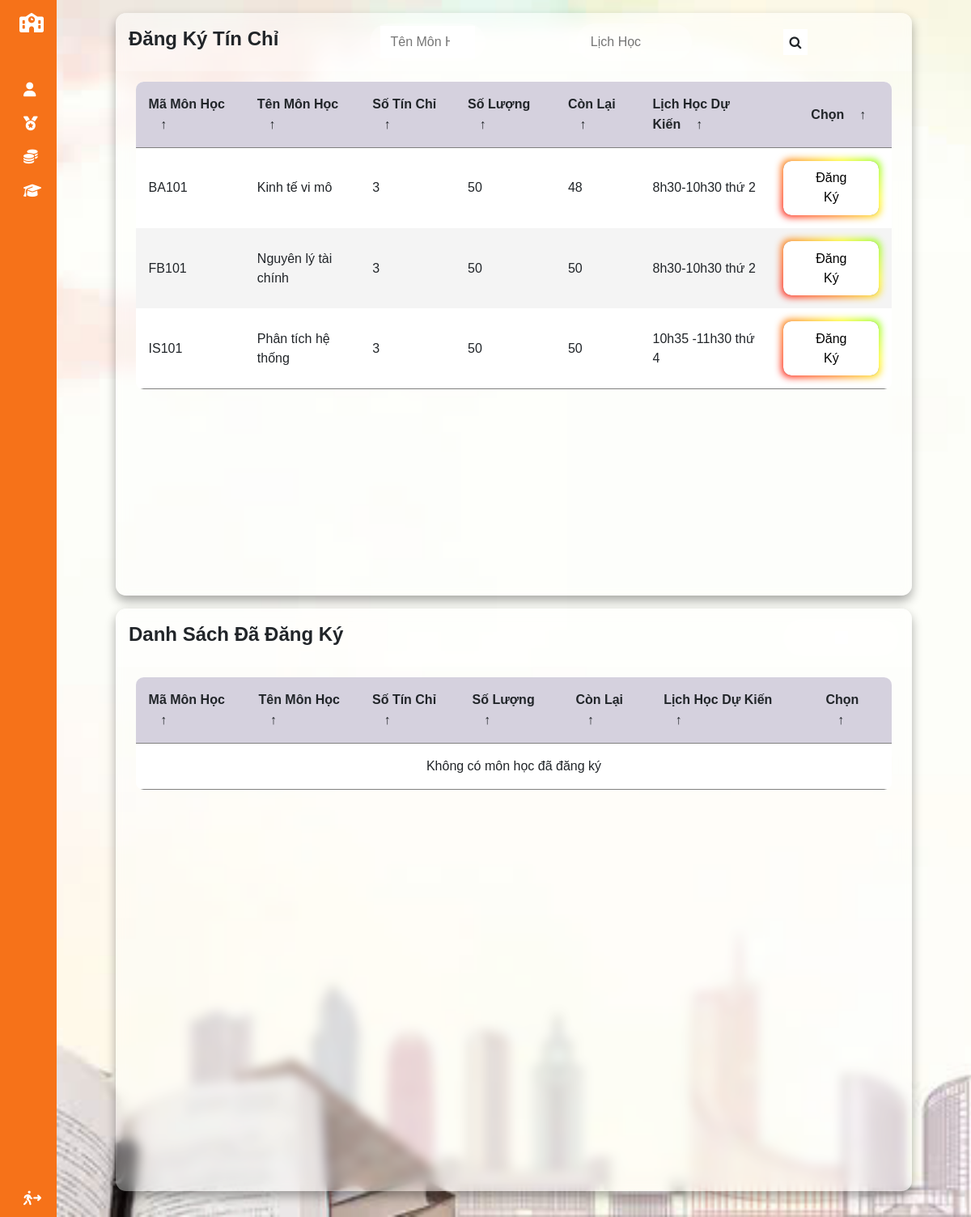
The app's page /SVdktinchi (signed in) with its own data.
### tables this page shows
CREATE TABLE `lich_hoc` (
  `id_lich_hoc` int(11) NOT NULL,
  `ma_mon_hoc` varchar(10) NOT NULL,
  `so_luong` int(11) NOT NULL,
  `so_luong_toi_da` int(11) DEFAULT NULL,
  `lich_hoc` varchar(255) DEFAULT NULL,
  `trang_thai` varchar(255) DEFAULT NULL
);

CREATE TABLE `mon_hoc` (
  `ma_mon` varchar(10) NOT NULL,
  `ten_mon` varchar(100) NOT NULL,
  `ma_nganh` int(11) NOT NULL,
  `so_tin_chi` int(11) DEFAULT NULL,
  `so_tiet` int(11) DEFAULT NULL
);

### MVC/Core/controller.php (called while the page is built, shortened)
<?php
class controller{
    public function model($model){
        return new $model;
    }
    public function view($view,$data=[]){
        include_once './MVC/Views/'.$view.'.php';
    }
}
?>

### MVC/Controllers/svdktinchi.php (called while the page is built, shortened)
<?php
class Svdktinchi extends controller{
    private $svdktinchi;
    function __construct()
    {
        $this->svdktinchi=$this->model('svdktinchi_m');
    }
    function Get_data(){
        $id=$_SESSION['ma_tai_khoan'];
        $svdktin=$this->svdktinchi->tinchi_ins($id);
       $svddk=$this->svdktinchi->ddk_ins($id);
        $this->view('Masterlayout',['page'=>'SVdktinchi_v', 'dulieu'=>$svdktin,'dulieu2'=>$svddk]);
    }
}
?>

### MVC/Core/app.php (called while the page is built, shortened)
<?php
class app{
    protected $action='Get_data';
    function __construct()
    {
       $arr=$this->processURL();
      if($arr!=null){
        if(file_exists('./MVC/Controllers/'.$arr[0].'.php')){
            unset($arr[0]);
        }
      }
      $this->controller=new $this->controller;
      $this->param=$arr?array_values($arr):[];
      call_user_func_array([$this->controller,$this->action],$this->param);
    }
    function processURL(){
        if(isset($_GET['url'])){
         return explode('/', filter_var( trim($_GET['url']),FILTER_DEFAULT));
        }
    }
}
?>

### index.php (called while the page is built, shortened)
<?php
 $myapp =new app();
?>

### MVC/Core/connectDB.php (called while the page is built, shortened)
<?php
class connectDB {
    function __construct()
    {
       $this->con=mysqli_connect('localhost','root','','qlhssv') ;
    }
}
?>

### MVC/Models/svdktinchi_m.php (called while the page is built, shortened)
<?php
class svdktinchi_m extends connectDB{
    function tinchi_ins($ma_sinh_vien){
        $sql="SELECT
        lh.id_lich_hoc,
    mh.ma_mon AS ma_mon_hoc,
    mh.ten_mon AS ten_mon_hoc,
    mh.so_tin_chi,
    dk.ma_dang_ky,
    dk.trang_thai AS trang_thai_dang_ky,
    lh.so_luong_toi_da,
    (lh.so_luong_toi_da - COUNT(dk2.ma_sinh_vien)) AS con_lai,
    lh.lich_hoc AS lich_hoc_du_kien
FROM
    mon_hoc AS mh
LEFT JOIN
    dang_ky_mon_hoc AS dk
ON
    mh.ma_mon = dk.ma_mon AND dk.ma_sinh_vien = '$ma_sinh_vien'
LEFT JOIN
    lich_hoc AS lh
ON
    mh.ma_mon = lh.ma_mon_hoc
LEFT JOIN
    dang_ky_mon_hoc AS dk2
ON
    mh.ma_mon = dk2.ma_mon
    WHERE lh.trang_thai = N'Đang Mở'
GROUP BY
    mh.ma_mon,
    mh.ten_mon,
    mh.so_tin_chi,
    dk.ma_dang_ky,
    dk.trang_thai,
    lh.so_luong_toi_da,
    lh.lich_hoc;
 ";
         return mysqli_query($this->con,$sql);
    }
}
?>

### MVC/Views/Pages/SVdktinchi_v.php (the view, shortened to what this page needs)
<!DOCTYPE html>
<html lang="en">
<head>
    <link rel="stylesheet" href="https://cdnjs.cloudflare.com/ajax/libs/font-awesome/4.7.0/css/font-awesome.min.css">
    <link rel="stylesheet" href="http://localhost/qlhs/Public/CSS/button.css">
    <link rel="stylesheet" type="text/css" href="http://localhost/qlhs/Public/CSS/styleDT.css">
</head>
<body style="display: block;">
    <div class="table-wrapper">
    <main class="table" id="customers_table">
        <section class="table__header">
            <h1>Đăng Ký Tín Chỉ</h1>
            <div class="input-group">
            <form action="http://localhost/QLHS/Svdktinchi/timkiem" method="post">
                <input type="search" placeholder="Tên Môn Học" name="txtTimkiemmonhoc" value="<?php if(isset($data['ten_mon'])) echo $data['ten_mon_hoc']?>">
            </div>
            <div class="input-group">
                <input type="search" placeholder="Lịch Học" name="txtTimkiemlichhoc" value="<?php if(isset($data['lich_hoc_du_kien'])) echo $data['lich_hoc_du_kien']?>">
            </div>
            <button style="border: none; background: transparent;" type="submit" name="btnTimkiemtin"><i class="fa fa-search" ></i></button>
        </section>
        <section class="table__body">
            <table>
                <thead>
                    <tr>
                        <th> Mã Môn Học <span class="icon-arrow">&UpArrow;</span></th>
                        <th> Tên Môn Học <span class="icon-arrow">&UpArrow;</span></th>
                        <th> Số Tín Chỉ <span class="icon-arrow">&UpArrow;</span></th>
                        <th> Số Lượng <span class="icon-arrow">&UpArrow;</span></th>
                        <th> Còn Lại <span class="icon-arrow">&UpArrow;</span></th>
                        <th> Lịch Học Dự Kiến <span class="icon-arrow">&UpArrow;</span></th>
                        <th style="padding-left:50px"> Chọn <span class="icon-arrow">&UpArrow;</span></th>
                    </tr>
                </thead>
                <tbody>
    <?php
    if (isset($data['dulieu']) && mysqli_num_rows($data['dulieu']) > 0) {
        while ($row = mysqli_fetch_assoc($data['dulieu'])) {
            ?>
            <tr>
                <td>
                    <?php echo $row['ma_mon_hoc']; ?>
                </td>
                <td>
                    <?php echo $row['ten_mon_hoc']; ?>
                </td>
                <td>
                    <?php echo $row['so_tin_chi']; ?>
                </td>
                <td>
                    <?php echo $row['so_luong_toi_da']; ?>
                </td>
                <td>
                    <?php echo $row['con_lai']; ?>
                </td>
                <td>
                    <?php echo $row['lich_hoc_du_kien']; ?>
                </td>
                <td class="btn_cn">
                    <?php if (isset($row['trang_thai_dang_ky']) && trim($row['trang_thai_dang_ky']) == 'Đang Chờ Duyệt') : ?>
                        <button class="button-85" disabled style="background-color: gray; cursor: not-allowed;">Đã đăng ký</button>
                    <?php elseif (isset($row['con_lai']) && trim($row['con_lai']) == 0) : ?>
                        <button class="button-85" disabled style="background-color: gray; cursor: not-allowed;">Đã Hết Chỗ</button>
                    <?php else : ?>
                        <form action="http://localhost/QLHS/svdktinchi/dk" method="post">
                            <button class="button-85" onclick="return confirm('Bạn có chắc muốn Đăng Ký không ?')" role="button">Đăng Ký</button>
                        </form>
                    <?php endif; ?>
                </td>
            </tr>
            <?php
        }
    }
    ?>
</tbody>
            </table>
        </section>
    </main>
    </div>
    <div class="table-wrapper">
    <main class="table" id="customers_table">
        <section class="table__header">
            <h1>Danh Sách Đã Đăng Ký</h1>
            <div class="input-group">
            <div >
            </div>
        </section>
        <section class="table__body">
            <table>
                <thead>
                    <tr>
                        <th> Mã Môn Học <span class="icon-arrow">&UpArrow;</span></th>
                        <th> Tên Môn Học <span class="icon-arrow">&UpArrow;</span></th>
                        <th> Số Tín Chỉ <span class="icon-arrow">&UpArrow;</span></th>
                        <th> Số Lượng <span class="icon-arrow">&UpArrow;</span></th>
                        <th> Còn Lại <span class="icon-arrow">&UpArrow;</span></th>
                        <th> Lịch Học Dự Kiến <span class="icon-arrow">&UpArrow;</span></th>
                        <th style="padding-left:50px"> Chọn <span class="icon-arrow">&UpArrow;</span></th>
                    </tr>
                </thead>
                <tbody>
    <?php
        if (isset($data['dulieu2']) && mysqli_num_rows($data['dulieu2']) > 0) {
            $i = 0;
            while ($row = mysqli_fetch_assoc($data['dulieu2'])) {
                ?>
                <tr>
                    <td><?php echo $row['ma_mon_hoc'] ?></td>
                    <td><?php echo $row['ten_mon_hoc'] ?></td>
                    <td><?php echo $row['so_tin_chi'] ?></td>
                    <td><?php echo $row['so_luong_toi_da'] ?></td>
                    <td><?php echo $row['con_lai'] ?></td>
                    <td><?php echo $row['lich_hoc_du_kien'] ?></td>
                    <td class="btn_cn">
                        <form action="http://localhost/qlhs/SVdktinchi/xoa/<?php echo $row['ma_dang_ky'] ?>" method="post">
                            <button class="button-85" onclick="return confirm('Bạn có chắc muốn xóa')" role="button">Xóa</button>
                        </form>
                    </td>
                </tr>
                <?php
            }
        } else {
            ?>
            <tr id="no-data-row">
                <td colspan="7" style="text-align: center;">Không có môn học đã đăng ký</td>
            </tr>
            <?php
        }
    ?>
</tbody>
            </table>
        </section>
    </main>
    </div>
</body>
</html>

### Public/CSS/layout.css (style rules this page uses)
h1 { font-weight: 600; font-size: 1.5rem; }
body { font-family: 'Poppins', sans-serif; }

### Public/CSS/button.css (style rules this page uses)
.button-85 { padding: 0.6em 2em; border: none; outline: none; color: black; background: #111; cursor: pointer; position: relative; z-index: 0; border-radius: 10px; user-select: none; -webkit-user-select: none; touch-action: manipulation; }
.button-85:before { content: ""; background: linear-gradient( 45deg, #ff0000, #ff7300, #fffb00, #48ff00, #00ffd5, #002bff, #7a00ff, #ff00c8, #ff0000 ); position: absolute; top: -2px; left: -2px; background-size: 400%; z-index: -1; filter: blur(5px); -webkit-filter: blur(5px); width: calc(100% + 4px); height: calc(100% + 4px); animation: glowing-button-85 20s linear infinite; transition: opacity 0.3s ease-in-out; border-radius: 10px; }
.button-85:after { z-index: -1; content: ""; position: absolute; width: 100%; height: 100%; background: #fff; left: 0; top: 0; border-radius: 10px; }

### Public/CSS/styleDT.css (style rules this page uses)
* { margin: 0; padding: 0; box-sizing: border-box; font-family: sans-serif; }
body { min-height: 100vh; display: flex; justify-content: center; align-items: center; }
.btn_cn { display: flex; margin: 0; }
main.table { width: 82vw; height: 90vh; background-color: #fff5; backdrop-filter: blur(7px); box-shadow: 0 .4rem .8rem #0005; border-radius: .8rem; overflow: hidden; }
.table__header { width: 100%; height: 10%; background-color: #fff4; padding: .8rem 1rem; display: flex; justify-content: space-between; align-items: center; }
.table__header .input-group { width: 15%; height: 100%; background-color: #fff5; padding: 0 .8rem; border-radius: 2rem; display: flex; justify-content: center; align-items: center; transition: .2s; }
.table__header .input-group input { width: 100%; padding: 0 .5rem 0 .3rem; background-color: transparent; border: none; outline: none; }
.table__body { width: 95%; max-height: calc(89% - 1.6rem); background-color: #fffb; margin: .8rem auto; border-radius: .6rem; overflow: auto; overflow: overlay; }
table { width: 100%; }
table, th, td { border-collapse: collapse; padding: 1rem; text-align: left; }
thead th { position: sticky; top: 0; left: 0; background-color: #d5d1defe; cursor: pointer; text-transform: capitalize; }
tbody tr:nth-child(even) { background-color: #0000000b; }
tbody tr { --delay: .1s; transition: .5s ease-in-out var(--delay), background-color 0s; }
tbody tr td, tbody tr td p, tbody tr td img { transition: .2s ease-in-out; }
thead th span.icon-arrow { display: inline-block; width: 1.3rem; height: 1.3rem; border-radius: 50%; border: 1.4px solid transparent; text-align: center; font-size: 1rem; margin-left: .5rem; transition: .2s ease-in-out; }

### MVC/Views/Pages/SVdktinchi_v.php (style rules this page uses)
.btn_cn { display: flex; margin: 0; }

### records on screen
lich_hoc: ma_mon_hoc.ma_mon "BA101", ma_mon_hoc.ten_mon "Kinh tế vi mô", ma_mon_hoc.so_tin_chi "3", so_luong_toi_da "50", con_lai "48", lich_hoc "8h30-10h30 thứ 2"
lich_hoc: ma_mon_hoc.ma_mon "FB101", ma_mon_hoc.ten_mon "Nguyên lý tài chính", ma_mon_hoc.so_tin_chi "3", so_luong_toi_da "50", con_lai "50", lich_hoc "8h30-10h30 thứ 2"
lich_hoc: ma_mon_hoc.ma_mon "IS101", ma_mon_hoc.ten_mon "Phân tích hệ thống", ma_mon_hoc.so_tin_chi "3", so_luong_toi_da "50", con_lai "50", lich_hoc "10h35 -11h30 thứ 4"
